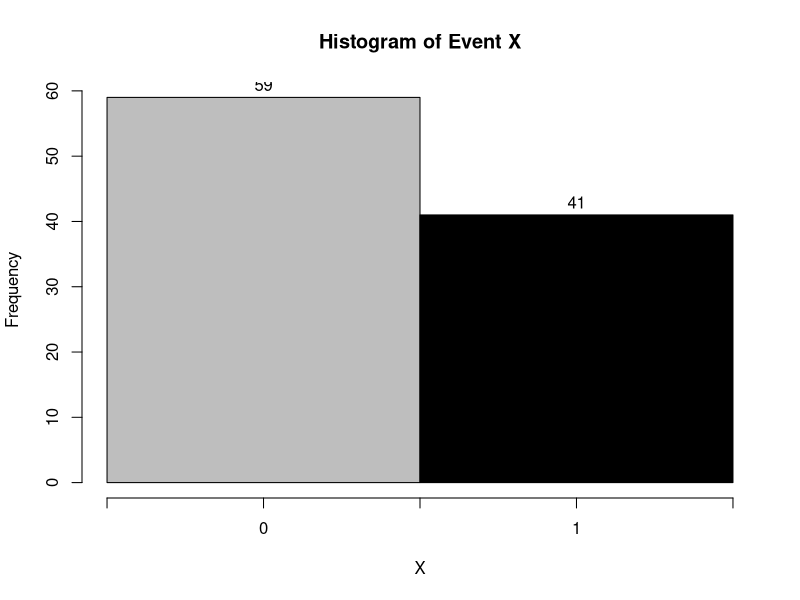
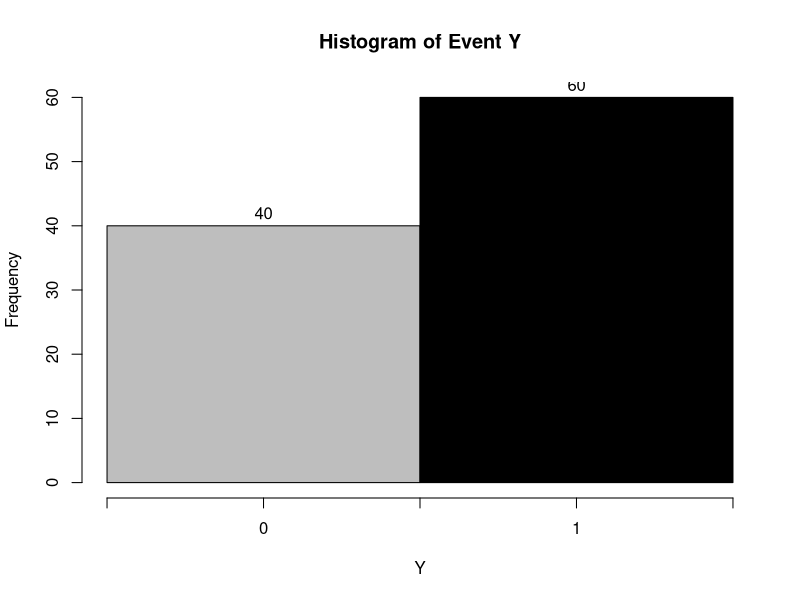

Write the R code that produced these figures, in order.
## ---- chunk 1
nRuns = 1000000 #runs 1 million times
AB = 0 #initialise for counting event AB
B = 0 #initialise for counting event B
for (i in 1:nRuns){
    # Tossing dice is discrete uniform distribution
    dice.roll <- sample(c(1:6), 7, replace = T )
    # Check whether event A occurs
    A.result <- !dice.roll %in% dice.roll[duplicated(dice.roll)]
    # For computing p(AB)
    if(sum(A.result) == 5){
        AB.pre = 0
        AB.cnt = 0
        for(i in dice.roll){
            if (AB.pre ==0){
                # For first loop
                # Initialize variable for previous value
                AB.pre <- i 
            }else if(abs(pre-i) != 0){
                # The second if is for checking whether event B occurs by given event A occurs
                AB.cnt = AB.cnt + 1
            }
            #Store previous value
            pre <- i
        }
        if(AB.cnt == 6){
            AB = AB + 1
        }
    }
    # For computing P(B)
    B.pre = 0 
    B.cnt = 0
    for(i in dice.roll){
        # Check whether event B occurs
        if (B.pre ==0){
            B.pre <- i
        }else if(abs(pre-i) != 0){
            B.cnt = B.cnt + 1
        }
        pre <- i 
    }
    if(B.cnt == 6){
        B = B + 1
    }
}
print(paste("Simulation result:","P(AB)=",AB/nRuns,", P(B)=",B/nRuns,", P(A|B)=",AB/B))
## ---- chunk 2
data <- read.csv(file="./FIT5197_2018_S1_Assignment1_Q2_data.csv", header=TRUE, sep=",")
# Check how many NA in column X and Y
print(paste("X contains NAs in total: ",sum(is.na(data$X))))
print(paste("Y contains NAs in total: ",sum(is.na(data$Y))))
## ---- chunk 3
print(paste("The mode in X is: ", names(which.max(table(data$X))), paste("The mode in Y is: ", names(which.max(table(data$Y))))))
## ---- chunk 4
data$X[is.na(data$X)] <- 0
data$Y[is.na(data$Y)] <- 1
## ---- chunk 5
hist(data$X, xlab="X", breaks=3,col=c("grey","black"),
     labels=c(as.character(sum(data$X == 0)),
              as.character(sum(data$X == 1))), 
     xaxt='n',main="Histogram of Event X")
axis(side = 1,at=seq(0,1,0.25),labels=c("",0,"",1,""))
hist(data$Y, xlab="Y", breaks=3,col=c("grey","black"),
     labels=c(as.character(sum(data$Y == 0)),
              as.character(sum(data$Y == 1))), 
     xaxt='n',main="Histogram of Event Y")
axis(side = 1,at=seq(0,1,0.25),labels=c("",0,"",1,""))
## ---- chunk 6
X_0 = sum(data$X == 0)
X_1 = sum(data$X == 1)
Y_0 = sum(data$Y == 0)
Y_1 = sum(data$Y == 1)
XY_00 = 0
XY_01 = 0
XY_10 = 0
XY_11 = 0

for (row in 1:nrow(data)){
    x <- data[row,][[1]]
    y <- data[row,][[2]]
    # counting F(X,Y)
    if(x==0&y==0){
        XY_00=XY_00+1
    }else if(x==0&y==1){
        XY_01=XY_01+1
    }else if(x==1&y==0){
        XY_10=XY_10+1
    }else if(x==1&y==1){
        XY_11=XY_11+1
    }
}
print(paste("P(X,Y)=P(0,0)=", XY_00/100))
print(paste("P(X,Y)=P(1,0)=", XY_10/100))
print(paste("P(X,Y)=P(0,1)=", XY_01/100))
print(paste("P(X,Y)=P(1,1)=", XY_11/100))
print(paste("P(X|Y)=P(0|0)=", XY_00/Y_0))
print(paste("P(X|Y)=P(1|0)=", XY_10/Y_0))
print(paste("P(X|Y)=P(0|1)=", XY_01/Y_1))
print(paste("P(X|Y)=P(1|1)=", XY_11/Y_1))
print(paste("P(Y|X)=P(0|0)=", XY_00/X_0))
print(paste("P(Y|X)=P(1|0)=", XY_10/X_0))
print(paste("P(Y|X)=P(0|1)=", XY_01/X_1))
print(paste("P(Y|X)=P(1|1)=", XY_11/X_1))
## ---- chunk 7
print(paste("H(X)=", -1*((X_0/100)*log2(X_0/100)+(X_1/100)*log2(X_1/100))))
print(paste("H(Y)=", -1*((Y_0/100)*log2(Y_0/100)+(Y_1/100)*log2(Y_1/100))))
print(paste("H(X|Y)=", 
            -1*((XY_00/Y_0)*log2(XY_00/Y_0)+
            (XY_10/Y_0)*log2(XY_10/Y_0)+
            (XY_01/Y_1)*log2(XY_01/Y_1)+
            (XY_11/Y_1)*log2(XY_11/Y_1))))
print(paste("H(Y|X)=", 
            -1*((XY_00/X_0)*log2(XY_00/X_0)+
            (XY_10/X_0)*log2(XY_10/X_0)+
            (XY_01/X_1)*log2(XY_01/X_1)+
            (XY_11/X_1)*log2(XY_11/X_1))))
## ---- chunk 8
nRuns = 100000
total_cor = 0
total_cov = 0
for (i in 1:nRuns){
    U <-rnorm(1000,mean=0,sd=1)
    V <-rnorm(1000,mean=0,sd=13)
    total_cor = total_cor + cor(U,V)
    total_cov = total_cov + cov(U,V)
}
cor_result <- total_cor/nRuns
cov_result <- total_cov/nRuns
print(paste("Correlation:",cor_result))
print(paste("Covariance:",cov_result))
## ---- chunk 9
P_data <- c(4,3,2,4,6,3,4,0,5,6,4,4,4,5,3,3,4,5,4,5)
L <- function(lambda, data){
    x_list <- as.double(names(table(P_data)))
    n <- length(x_list)
    sum_x = 0
    sum_log_factorial = 0
    result = 0
    # compute all sums
    for (i in 1:n){
        x = x_list[i]
        sum_x = sum_x + x
        sum_log_factorial = sum_log_factorial + log10(factorial(x))
    }
    result = sum_x*log10(lambda) - sum_log_factorial - n*lambda
    print(result)
    return(result)
}
optimize(L, interval=c(0,10),tol=0.001, data=P_data, maximum = T)
## ---- chunk 10
#Point Estimation
PE <- function(data){
    cnt <- table(data)
    n <- length(data)
    E = 0
    for (i in 1:nrow(cnt)){
        print(paste("value",i,"=",as.double(names(cnt)[i]),",","P(",i,")=",as.double(cnt[[i]])/n))
        print(paste("E(X=",as.double(names(cnt)[i]), ")= ",as.double(names(cnt)[i])*as.double(cnt[[i]])/n))
        E = E + as.double(names(cnt)[i])*as.double(cnt[[i]])/n
    }
    print(paste("E(X)=",E))
}
PE(P_data)
